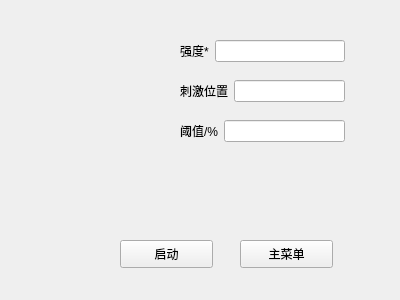
<?xml version="1.0" encoding="UTF-8"?>
<ui version="4.0">
 <class>SingleMode</class>
 <widget class="QWidget" name="SingleMode">
  <property name="geometry">
   <rect>
    <x>0</x>
    <y>0</y>
    <width>400</width>
    <height>300</height>
   </rect>
  </property>
  <property name="windowTitle">
   <string>Form</string>
  </property>
  <widget class="QPushButton" name="returnButton">
   <property name="geometry">
    <rect>
     <x>240</x>
     <y>240</y>
     <width>93</width>
     <height>28</height>
    </rect>
   </property>
   <property name="text">
    <string>主菜单</string>
   </property>
  </widget>
  <widget class="QPushButton" name="startButton">
   <property name="geometry">
    <rect>
     <x>120</x>
     <y>240</y>
     <width>93</width>
     <height>28</height>
    </rect>
   </property>
   <property name="text">
    <string>启动</string>
   </property>
  </widget>
  <widget class="QWidget" name="layoutWidget">
   <property name="geometry">
    <rect>
     <x>180</x>
     <y>80</y>
     <width>165</width>
     <height>22</height>
    </rect>
   </property>
   <layout class="QGridLayout" name="gridLayout_2">
    <item row="0" column="2">
     <widget class="QLineEdit" name="positionEdit"/>
    </item>
    <item row="0" column="1">
     <widget class="QLabel" name="label_2">
      <property name="text">
       <string>刺激位置</string>
      </property>
     </widget>
    </item>
   </layout>
  </widget>
  <widget class="QWidget" name="layoutWidget_2">
   <property name="geometry">
    <rect>
     <x>180</x>
     <y>120</y>
     <width>165</width>
     <height>22</height>
    </rect>
   </property>
   <layout class="QGridLayout" name="gridLayout_3">
    <item row="0" column="0">
     <widget class="QLabel" name="label_3">
      <property name="text">
       <string>阈值/%</string>
      </property>
     </widget>
    </item>
    <item row="0" column="1">
     <widget class="QLineEdit" name="thresholdEdit">
      <property name="text">
       <string/>
      </property>
     </widget>
    </item>
   </layout>
  </widget>
  <widget class="QWidget" name="layoutWidget">
   <property name="geometry">
    <rect>
     <x>180</x>
     <y>40</y>
     <width>165</width>
     <height>22</height>
    </rect>
   </property>
   <layout class="QGridLayout" name="gridLayout">
    <item row="0" column="0">
     <widget class="QLabel" name="label">
      <property name="text">
       <string>强度*</string>
      </property>
     </widget>
    </item>
    <item row="0" column="1">
     <widget class="QLineEdit" name="powerEdit"/>
    </item>
   </layout>
  </widget>
 </widget>
 <resources/>
 <connections/>
</ui>
